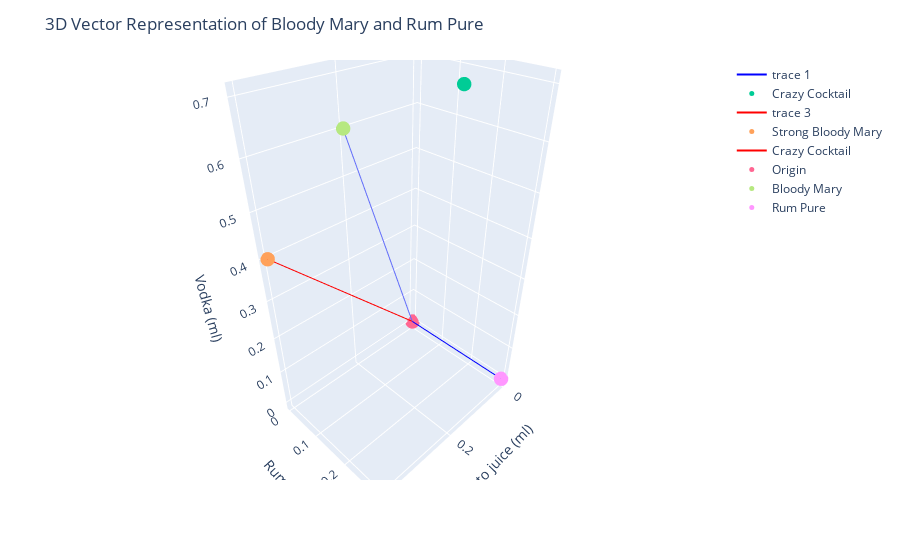

Notebook cell for this chart:
### Code cell
bloody_mary = np.array([0.2, 0, 0.6])
strong_bloody_mary = np.array([0.4, 0, 0.4])
rum_pure = np.array([0, 0.3, 0])
crazy_cocktail = np.array([0.1, 0.2, 0.7])

# Plot the two vectors in 3D space

fig = px.line_3d(x=[0, bloody_mary[0]], y=[0, bloody_mary[1]], z=[0, bloody_mary[2]])
fig.add_scatter3d(x=[0, rum_pure[0]], y=[0, rum_pure[1]], z=[0, rum_pure[2]], mode='lines', line=dict(color='blue'))
fig.add_scatter3d(x=[crazy_cocktail[0]], y=[crazy_cocktail[1]], z=[crazy_cocktail[2]], mode='markers', marker=dict(size=5), name='Crazy Cocktail')
fig.add_scatter3d(x=[0, strong_bloody_mary[0]], y=[0, strong_bloody_mary[1]], z=[0, strong_bloody_mary[2]], mode='lines', line=dict(color='red'))
fig.add_scatter3d(x=[strong_bloody_mary[0]], y=[strong_bloody_mary[1]], z=[strong_bloody_mary[2]], mode='markers', marker=dict(size=5), name='Strong Bloody Mary')

fig.add_scatter3d(x=[crazy_cocktail[0]], y=[crazy_cocktail[1]], z=[crazy_cocktail[2]], mode='lines', line=dict(color='red'), name='Crazy Cocktail')
fig.add_scatter3d(x=[0, 0], y=[0, 0], z=[0, 0], mode='markers', marker=dict(size=5), name='Origin')
fig.add_scatter3d(x=[bloody_mary[0]], y=[bloody_mary[1]], z=[bloody_mary[2]], mode='markers', marker=dict(size=5), name='Bloody Mary')
fig.add_scatter3d(x=[rum_pure[0]], y=[rum_pure[1]], z=[rum_pure[2]], mode='markers', marker=dict(size=5), name='Rum Pure')
fig.update_layout(scene=dict(xaxis_title='Tomato juice (ml)', yaxis_title='Rum (ml)', zaxis_title='Vodka (ml)'), title='3D Vector Representation of Bloody Mary and Rum Pure')
fig.show()

### Figure 1 — Plotly figure (JSON) as saved in the notebook; plotly's stock layout.template omitted (floating-point values rounded to 4 significant figures)
{"data": [{"hovertemplate": "x=%{x}<br>y=%{y}<br>z=%{z}<extra></extra>", "legendgroup": "", "line": {"color": "#636efa", "dash": "solid"}, "marker": {"symbol": "circle"}, "mode": "lines", "name": "", "scene": "scene", "showlegend": false, "type": "scatter3d", "x": [0, 0.2], "y": [0, 0], "z": [0, 0.6]}, {"line": {"color": "blue"}, "mode": "lines", "type": "scatter3d", "x": [0, 0], "y": [0, 0.3], "z": [0, 0]}, {"marker": {"size": 5}, "mode": "markers", "name": "Crazy Cocktail", "type": "scatter3d", "x": [0.1], "y": [0.2], "z": [0.7]}, {"line": {"color": "red"}, "mode": "lines", "type": "scatter3d", "x": [0, 0.4], "y": [0, 0], "z": [0, 0.4]}, {"marker": {"size": 5}, "mode": "markers", "name": "Strong Bloody Mary", "type": "scatter3d", "x": [0.4], "y": [0], "z": [0.4]}, {"line": {"color": "red"}, "mode": "lines", "name": "Crazy Cocktail", "type": "scatter3d", "x": [0.1], "y": [0.2], "z": [0.7]}, {"marker": {"size": 5}, "mode": "markers", "name": "Origin", "type": "scatter3d", "x": [0, 0], "y": [0, 0], "z": [0, 0]}, {"marker": {"size": 5}, "mode": "markers", "name": "Bloody Mary", "type": "scatter3d", "x": [0.2], "y": [0], "z": [0.6]}, {"marker": {"size": 5}, "mode": "markers", "name": "Rum Pure", "type": "scatter3d", "x": [0], "y": [0.3], "z": [0]}], "layout": {"legend": {"tracegroupgap": 0}, "margin": {"t": 60}, "scene": {"domain": {"x": [0, 1], "y": [0, 1]}, "xaxis": {"title": {"text": "Tomato juice (ml)"}}, "yaxis": {"title": {"text": "Rum (ml)"}}, "zaxis": {"title": {"text": "Vodka (ml)"}}}, "title": {"text": "3D Vector Representation of Bloody Mary and Rum Pure"}}}
